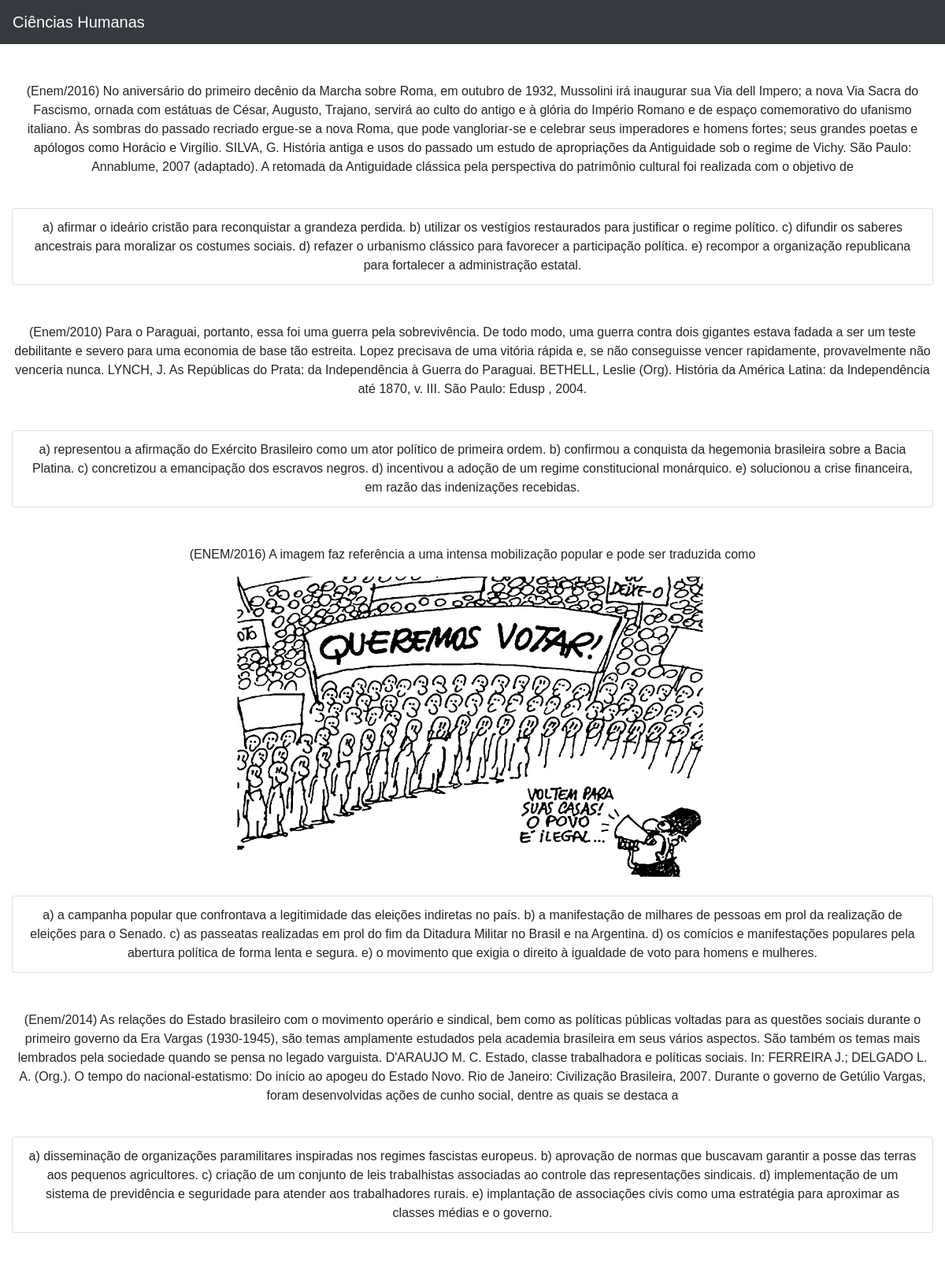
The app's page /questao.php?area=2 (upper part) with its own data.
### tables this page shows
CREATE TABLE `areaconhecimento` (
  `id` int(11) NOT NULL,
  `Nome` varchar(90) NOT NULL,
  `foto` varchar(90) DEFAULT NULL,
  `Questionario_id` int(11) NOT NULL
);

CREATE TABLE `resolucoes` (
  `id` int(11) NOT NULL,
  `correta` varchar(45) DEFAULT NULL,
  `descricao` longtext DEFAULT NULL,
  `AreaID` int(11) NOT NULL,
  `Questoes_id` int(11) NOT NULL
);

CREATE TABLE `questoes` (
  `id` int(11) NOT NULL,
  `Pergunta` longtext DEFAULT NULL,
  `Area` varchar(90) DEFAULT NULL,
  `Nome` varchar(45) NOT NULL,
  `Foto` varchar(90) DEFAULT NULL,
  `Questionario_id` int(11) NOT NULL
);

### questao.php (the view, shortened to what this page needs)
<?php
include_once 'conexao.php';
?>
<link rel="stylesheet" href="https://cdn.jsdelivr.net/npm/bootstrap@4.0.0/dist/css/bootstrap.min.css">
 <link rel="stylesheet" href="./style.css?v=<?php echo rand(0,999999);?>">
<?php
$area = $_GET['area'];
$sqlArea = "SELECT * FROM areaconhecimento WHERE id={$area}";
$result = mysqli_query($conexao, $sqlArea);
$row = mysqli_fetch_array($result, MYSQLI_ASSOC);
?>
</head>
<body class="container-fluid">
<header class="row">
     <nav class="navbar col-12 navbar-dark bg-dark">
  <a class="navbar-brand" href="index.php"><?php echo $row['Nome']?></a>
</nav>
         <?php
          $sql = "SELECT * FROM questoes AS q INNER JOIN resolucoes AS r ON q.id =r.Questoes_id WHERE q.Area={$area}";
          $result = mysqli_query( $conexao, $sql );
          while($row = mysqli_fetch_array($result, MYSQLI_ASSOC)){
          ?>
          <div class=" col-12 mt-5 font-weight-normal text-center">
            <p class="Nome"><?php echo $row['Pergunta']?></p>
            <div class="text-center"><img class="imagemquestao" src="./img/<?php echo $row['Foto']?>" alt=""></div>
            <ul class="list-group">
              <li class="resolucao mt-4 list-group-item"><?php echo $row['descricao']?></li>
            </ul>
            </div>
          <?php
          }
          ?>
<?php
include_once 'footer.php';
?>

### style.css (style rules this page uses)
* { font-family: Arial, Helvetica, sans-serif; margin: 0; }
body { position: absolute; overflow: auto; }

### records on screen
areaconhecimento: Nome "Ciências Humanas"
resolucoes: Questoes.Pergunta "(Enem/2016) No aniversário do primeiro decênio da Marcha sobre Roma, em outubro de 1932, Mussolini irá inaugurar sua Via dell Impero; a nova Via Sacra do Fascismo, ornada com estátuas de César, Augusto, Trajano, servirá ao culto do antigo e à glória do Império Romano e de espaço comemorativo do ufanismo italiano. Às sombras do passado recriado ergue-se a nova Roma, que pode vangloriar-se e celebrar seus imperadores e homens fortes; seus grandes poetas e apólogos como Horácio e Virgílio. SILVA, G. História antiga e usos do passado um estudo de apropriações da Antiguidade sob o regime de Vichy. São Paulo: Annablume, 2007 (adaptado). A retomada da Antiguidade clássica pela perspectiva do…", descricao "a) afirmar o ideário cristão para reconquistar a grandeza perdida. b) utilizar os vestígios restaurados para justificar o regime político. c) difundir os saberes ancestrais para moralizar os costumes sociais. d) refazer o urbanismo clássico para favorecer a participação política. e) recompor a organização republicana para fortalecer a administração estatal."
resolucoes: Questoes.Pergunta "(Enem/2010) Para o Paraguai, portanto, essa foi uma guerra pela sobrevivência. De todo modo, uma guerra contra dois gigantes estava fadada a ser um teste debilitante e severo para uma economia de base tão estreita. Lopez precisava de uma vitória rápida e, se não conseguisse vencer rapidamente, provavelmente não venceria nunca. LYNCH, J. As Repúblicas do Prata: da Independência à Guerra do Paraguai. BETHELL, Leslie (Org). História da América Latina: da Independência até 1870, v. III. São Paulo: Edusp , 2004.", descricao "a) representou a afirmação do Exército Brasileiro como um ator político de primeira ordem. b) confirmou a conquista da hegemonia brasileira sobre a Bacia Platina. c) concretizou a emancipação dos escravos negros. d) incentivou a adoção de um regime constitucional monárquico. e) solucionou a crise financeira, em razão das indenizações recebidas."
resolucoes: Questoes.Pergunta "(ENEM/2016) A imagem faz referência a uma intensa mobilização popular e pode ser traduzida como", descricao "a) a campanha popular que confrontava a legitimidade das eleições indiretas no país. b) a manifestação de milhares de pessoas em prol da realização de eleições para o Senado. c) as passeatas realizadas em prol do fim da Ditadura Militar no Brasil e na Argentina. d) os comícios e manifestações populares pela abertura política de forma lenta e segura. e) o movimento que exigia o direito à igualdade de voto para homens e mulheres."
resolucoes: Questoes.Pergunta "(Enem/2014) As relações do Estado brasileiro com o movimento operário e sindical, bem como as políticas públicas voltadas para as questões sociais durante o primeiro governo da Era Vargas (1930-1945), são temas amplamente estudados pela academia brasileira em seus vários aspectos. São também os temas mais lembrados pela sociedade quando se pensa no legado varguista. D'ARAUJO M. C. Estado, classe trabalhadora e políticas sociais. In: FERREIRA J.; DELGADO L. A. (Org.). O tempo do nacional-estatismo: Do início ao apogeu do Estado Novo. Rio de Janeiro: Civilização Brasileira, 2007. Durante o governo de Getúlio Vargas, foram desenvolvidas ações de cunho social, dentre as quais se destaca a", descricao "a) disseminação de organizações paramilitares inspiradas nos regimes fascistas europeus. b) aprovação de normas que buscavam garantir a posse das terras aos pequenos agricultores. c) criação de um conjunto de leis trabalhistas associadas ao controle das representações sindicais. d) implementação de um sistema de previdência e seguridade para atender aos trabalhadores rurais. e) implantação de associações civis como uma estratégia para aproximar as classes médias e o governo."
